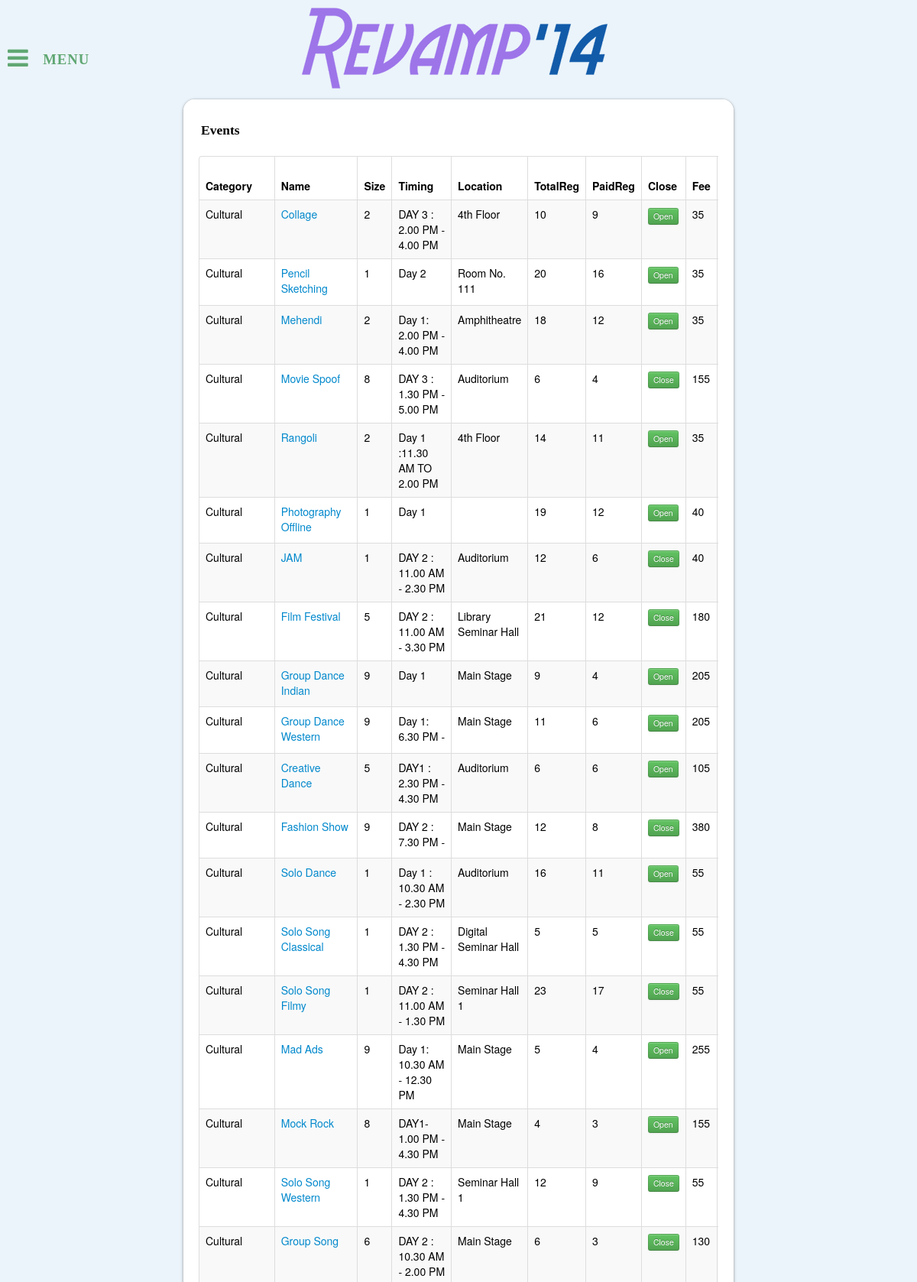
The page /src/fms/events.php (signed in, upper part) on the database its author committed.
### tables this page shows
CREATE TABLE IF NOT EXISTS `events` (
  `id` int(11) NOT NULL AUTO_INCREMENT,
  `name` varchar(40) NOT NULL,
  `category` int(3) DEFAULT NULL,
  `timing` varchar(30) DEFAULT NULL,
  `groupSize` int(4) NOT NULL,
  `feeHome` int(11) DEFAULT NULL,
  `feeRemote` int(11) DEFAULT NULL,
  `firstCashPrize` int(11) DEFAULT NULL,
  `secondCashPrize` int(11) DEFAULT NULL,
  `winnerreg` varchar(30) DEFAULT NULL,
  `winnercontactno` varchar(15) DEFAULT NULL,
  `runnerreg` varchar(30) DEFAULT NULL,
  `runnercontactno` varchar(15) DEFAULT NULL,
  `status` int(4) NOT NULL DEFAULT '0',
  `location` varchar(30) NOT NULL,
  PRIMARY KEY (`id`),
  KEY `name` (`name`),
  KEY `name_2` (`name`),
  KEY `runnerreg` (`runnerreg`),
  KEY `winnerreg` (`winnerreg`)
);

### src/fms/events.php (the view, shortened to what this page needs)
<!DOCTYPE html>
<?php
$query=mysql_query("SELECT * FROM events WHERE id<>1");
?>
<html lang="en">
    <head>
        <link rel="stylesheet" type="text/css" href="css/index.css" />
        <link rel="stylesheet" type="text/css" href="css/font-awesome.min.css" />
        <link rel="stylesheet" type="text/css" href="css/bootstrap.css">
    </head>
    <body>
    	<div id="header">
        </div>
        <div class="container">
            <div class="content">
               <nav class="dr-menu">
						<div class="dr-trigger"><span id="dr-icon" class="fa fa-bars"></span><a class="dr-label">Menu</a></div>
					</nav>
            </div>
            <div id="block">
                  <h4 style="width:10%; margin-left:23px;">Events</h4>
               <div id="insideblock">
                      <table class="table table-striped table-bordered table-hover">
				<thead>
					<tr>
						<th>Category</th>
						<th>Name</th>
                        <th>Size</th>
                        <th>Timing</th>
                        <th>Location</th>
                        <th>TotalReg</th>
                        <th>PaidReg</th>
                        <th>Close</th>
						<th>Fee</th>
						<th>Host Fee</th>
					</tr>
				</thead>
				<tbody>
                <?php
                      while ($row = mysql_fetch_array($query)) {
						  $totalreg=mysql_fetch_array(mysql_query("SELECT count(id) FROM `registration` WHERE eventname='$row[1]'"));
						  $paidreg=mysql_fetch_array(mysql_query("SELECT count(id) FROM `registration` WHERE eventname='$row[1]' AND paid=1"));
						  echo "<tr>";
						  if($row[2]==0)
						      echo "<td>Cultural</td>";
						  elseif($row[2]==1)
						      echo "<td>Sports</td>";
					      elseif($row[2]==2)
						      echo "<td>Technical</td>";
						  elseif($row[2]==3)
						      echo "<td>Fun</td>";
						  else
						      echo "<td>Management</td>";
						  echo '<td><a href="showregistrationlist.php?event='.$row[1].'">'.$row[1].'</a></td>';
						  echo "<td>$row[4]</td>";
						  echo "<td>$row[3]</td>";
						  echo "<td>$row[14]</td>";
						  echo "<td>$totalreg[0]</td>";
						  echo "<td>$paidreg[0]</td>";
						  echo '<td><form action="closeevent.php" method="get">
						  <input type="hidden" name="event" value="'.$row[1].'" />
						  <input type="hidden" name="status" value="'.$row[13].'" />';
						  if($row[13]==0)
						     echo '<button type="submit" class="btn btn-mini btn-success">Close</button> </form></td>';
						  else
						     echo '<button type="submit" class="btn btn-mini btn-success">Open</button> </form></td>';
						  echo "<td>$row[5]</td>";
						  echo "<td>$row[6]</td>";
						  echo "</tr>";
                      }
                ?>
				</tbody>
			</table>
               </div>
            </div>
        </div>
    </body>
</html>

### src/fms/css/index.css (style rules this page uses)
body { background-color:#EBF4FA; height:100%; margin: 0px; }
#header { background:url('../images/logo.png'); background-repeat:no-repeat; margin-top:10px; margin-right:auto; margin-bottom:0; margin-left:auto; width:410px; height:110px; }
#insideblock { overflow:scroll; min-height:340px; margin: 20px; }
h4 { margin-left: 30px; margin-top: 30px; }
.content { position:absolute; margin-top:-110px; float:left; }
#block { float:right !important; width:60%; background-color:white !important; border-radius:15px; -webkit-box-shadow: 0 1px 4px rgba(0,0,0,.33),0 0 0 1px rgba(46,45,47,.05),inset 0 1px 0 #fff,inset 0 0 0 1px rgba(255,255,255,.5); box-shadow: 0 1px 4px rgba(0,0,0,.33), 0 0 0 1px rgba(46,45,47,.05),inset 0 1px 0 #fff,inset 0 0 0 1px rgba(255,255,255,.5); margin-left:20%; margin-right:20%; margin-top:10px; }
.dr-menu { width: 100%; max-width: 250px; min-width: 200px; position: relative; font-size: 1.3em; line-height: 2.5; font-weight: 400; color: #fff; padding-top: 2em; }
.dr-menu > div { cursor: pointer; position: absolute; width: 100%; z-index: 100; }
.dr-menu > div #dr-icon { top: 0; left: 0; position: absolute; font-size: 150%; color: #60a773; line-height: 1.6; padding: 0 10px; -webkit-transition: all 0.2s ease; -moz-transition: all 0.2s ease; transition: all 0.2s ease; }
.dr-menu > div #dr-icon:after { content:"\f060"; position: absolute; font-size: 46%; line-height: 3.25; left: -18%; opacity: 0; }
.dr-menu > div .dr-label { padding-left: 3em; position: relative; display: block; color: #60a773; font-size: 0.9em; font-weight: 700; letter-spacing: 1px; text-transform: uppercase; line-height: 2.75; -webkit-transition: all 0.2s ease; -moz-transition: all 0.2s ease; transition: all 0.2s ease; }
#dr-icon:before, #dr-icon:after { position: relative; font-family: 'FontAwesome'; speak: none; font-style: normal; font-weight: normal; font-variant: normal; text-transform: none; -webkit-font-smoothing: antialiased; }
a { text-decoration: none; }

### rows shown on the page
events: category "Cultural", name "Collage", groupSize "2", timing "DAY 3 : 2.00 PM - 4.00 PM", location "4th Floor", totalreg "10", paidreg "9", status "Open", feeHome "35"
events: category "Cultural", name "Pencil Sketching", groupSize "1", timing "Day 2", location "Room No. 111", totalreg "20", paidreg "16", status "Open", feeHome "35"
events: category "Cultural", name "Mehendi", groupSize "2", timing "Day 1: 2.00 PM - 4.00 PM", location "Amphitheatre", totalreg "18", paidreg "12", status "Open", feeHome "35"
events: category "Cultural", name "Movie Spoof", groupSize "8", timing "DAY 3 : 1.30 PM - 5.00 PM", location "Auditorium", totalreg "6", paidreg "4", status "Close", feeHome "155"
events: category "Cultural", name "Rangoli", groupSize "2", timing "Day 1 :11.30 AM TO 2.00 PM", location "4th Floor", totalreg "14", paidreg "11", status "Open", feeHome "35"
events: category "Cultural", name "Photography Offline", groupSize "1", timing "Day 1", totalreg "19", paidreg "12", status "Open", feeHome "40"
events: category "Cultural", name "JAM", groupSize "1", timing "DAY 2 : 11.00 AM - 2.30 PM", location "Auditorium", totalreg "12", paidreg "6", status "Close", feeHome "40"
events: category "Cultural", name "Film Festival", groupSize "5", timing "DAY 2 : 11.00 AM - 3.30 PM", location "Library Seminar Hall", totalreg "21", paidreg "12", status "Close", feeHome "180"
events: category "Cultural", name "Group Dance Indian", groupSize "9", timing "Day 1", location "Main Stage", totalreg "9", paidreg "4", status "Open", feeHome "205"
events: category "Cultural", name "Group Dance Western", groupSize "9", timing "Day 1: 6.30 PM -", location "Main Stage", totalreg "11", paidreg "6", status "Open", feeHome "205"
events: category "Cultural", name "Creative Dance", groupSize "5", timing "DAY1 : 2.30 PM - 4.30 PM", location "Auditorium", totalreg "6", paidreg "6", status "Open", feeHome "105"
events: category "Cultural", name "Fashion Show", groupSize "9", timing "DAY 2 : 7.30 PM -", location "Main Stage", totalreg "12", paidreg "8", status "Close", feeHome "380"
events: category "Cultural", name "Solo Dance", groupSize "1", timing "Day 1 : 10.30 AM - 2.30 PM", location "Auditorium", totalreg "16", paidreg "11", status "Open", feeHome "55"
events: category "Cultural", name "Solo Song Classical", groupSize "1", timing "DAY 2 : 1.30 PM - 4.30 PM", location "Digital Seminar Hall", totalreg "5", paidreg "5", status "Close", feeHome "55"
events: category "Cultural", name "Solo Song Filmy", groupSize "1", timing "DAY 2 : 11.00 AM - 1.30 PM", location "Seminar Hall 1", totalreg "23", paidreg "17", status "Close", feeHome "55"
events: category "Cultural", name "Mad Ads", groupSize "9", timing "Day 1: 10.30 AM - 12.30 PM", location "Main Stage", totalreg "5", paidreg "4", status "Open", feeHome "255"
events: category "Cultural", name "Mock Rock", groupSize "8", timing "DAY1-1.00 PM - 4.30 PM", location "Main Stage", totalreg "4", paidreg "3", status "Open", feeHome "155"
events: category "Cultural", name "Solo Song Western", groupSize "1", timing "DAY 2 : 1.30 PM - 4.30 PM", location "Seminar Hall 1", totalreg "12", paidreg "9", status "Close", feeHome "55"
events: category "Cultural", name "Group Song", groupSize "6", timing "DAY 2 : 10.30 AM - 2.00 PM", location "Main Stage", totalreg "6", paidreg "3", status "Close", feeHome "130"
